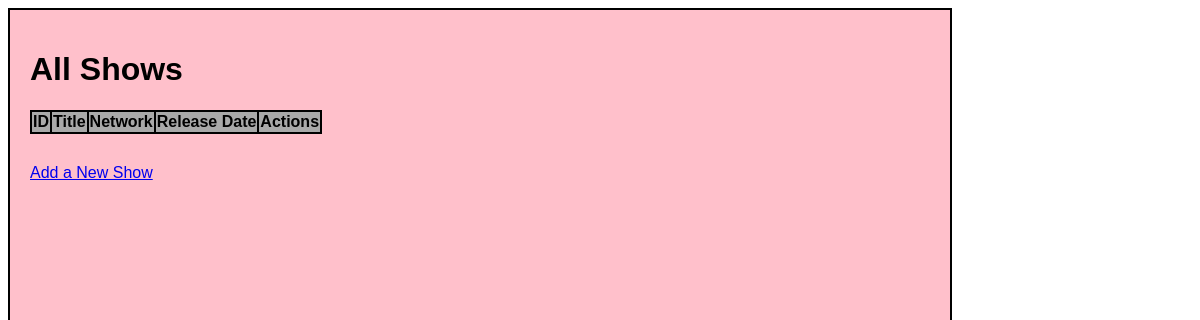
The app's page /shows, older data.
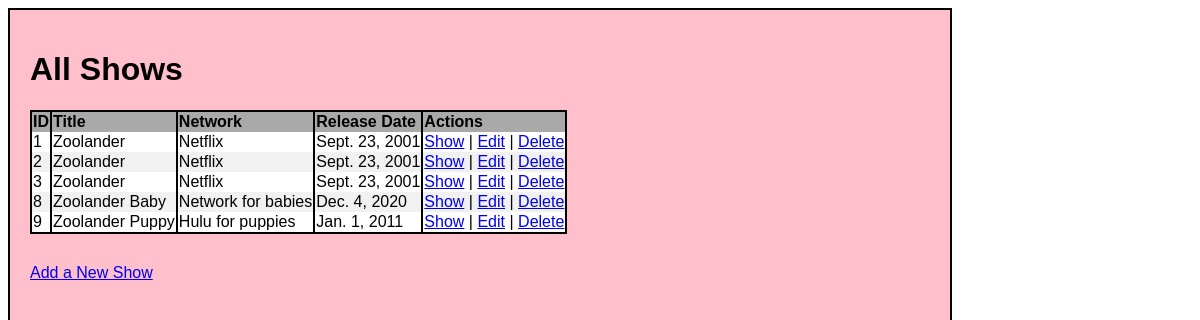
The same page, newer data.
### main_app/models.py (models this page shows, shortened)
class Show(models.Model):
    title = models.CharField(max_length=255)
    network = models.CharField(max_length=255)
    release_date = models.DateField()
    desc = models.TextField()
    created_at = models.DateTimeField(auto_now_add=True)
    updated_at = models.DateTimeField(auto_now=True)
    objects = ShowManager()  # this overrides the original objects property

### main_app/views.py (the view)
# urls.py: path('shows', views.all_shows),
def all_shows(request):
    context = {
        'all_shows' : Show.objects.all()
    }
    return render(request, 'shows.html', context)

### main_app/templates/shows.html (shortened to what this page needs)
<!DOCTYPE html>
<html lang="en">
<head>
    {% load static %}
    <link rel="stylesheet" type="text/css" href="{% static 'style.css' %}">
</head>
<body>
    <div id="container">
        <h1>All Shows</h1>
        <table>
            <thead>
                <tr>
                    <th>ID</th>
                    <th>Title</th>
                    <th>Network</th>
                    <th>Release Date</th>
                    <th>Actions</th>
                </tr>
            </thead>
            <tbody>
                {% for show in all_shows %}
                    <tr>
                        <td>{{show.id}}</td>
                        <td>{{show.title}}</td>
                        <td>{{show.network}}</td>
                        <td>{{show.release_date}}</td>
                        <td>
                            <a href="/shows/{{show.id}}">Show</a> |
                            <a href="/shows/{{show.id}}/edit">Edit</a> |
                            <a href="/shows/{{show.id}}/destroy">Delete</a>
                        </td>
                    </tr>
                {% endfor %}
            </tbody>
        </table>
        <a href="/shows/new">Add a New Show</a>
    </div>
</body>
</html>

### main_app/static/style.css (style rules this page uses)
#container { width: 900px; height: 800px; background-color: pink; border: 2px solid black; font-family: 'Lucida Sans', 'Lucida Sans Regular', 'Lucida Grande', 'Lucida Sans Unicode', Geneva, Verdana, sans-serif; padding: 20px; }
table { text-align: left; border-collapse: collapse; border: 2px solid #000; margin-bottom: 30px; }
th, td { border-left: 2px solid #000; border-right: 2px solid #000; }
th { background-color: darkgray; }
td:first-child { border-left: none; }
td:last-child { border-right: none; }
tr:nth-child(even) td { background: #F1F1F1; }
tr:nth-child(odd) td { background: #FEFEFE; }

Row changes from the older to the newer data that the page shows:
added Show: id "1", title "Zoolander", network "Netflix", release_date "Sept. 23, 2001"
added Show: id "2", title "Zoolander", network "Netflix", release_date "Sept. 23, 2001"
added Show: id "3", title "Zoolander", network "Netflix", release_date "Sept. 23, 2001"
added Show: id "8", title "Zoolander Baby", network "Network for babies", release_date "Dec. 4, 2020"
added Show: id "9", title "Zoolander Puppy", network "Hulu for puppies", release_date "Jan. 1, 2011"
